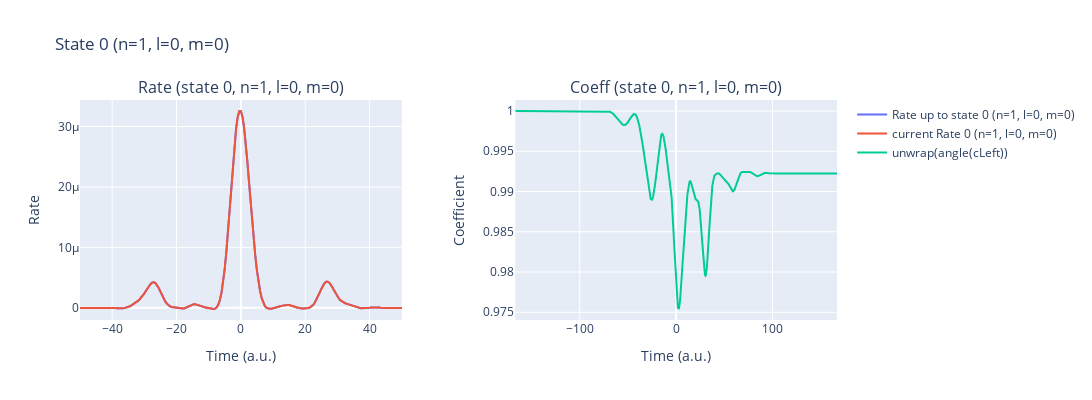

The notebook cell this image was saved under:
### Code cell
%autoreload
params_4 = {
    'E_g': 0.5, 
    'αPol': 4.51, 
    'div_p':2**-4*32, 
    'div_theta':1*8,
    'lam0': 450, 
    'intensity': 8e13, 
    'cep': 0,
    'excitedStates': 1, 
    'coeffType': 'trecx', 
    'gauge': 'length', 
    'get_p_only': True, 
    'only_c0_is_1_rest_normal': True,
    'delay': None, 
    'plotting': True
}

laser_pulses.add_pulse(params_4['lam0'], params_4['intensity'], params_4['cep'], params_4['lam0']/ AtomicUnits.nm / AtomicUnits.speed_of_light)
t_min, t_max = laser_pulses.get_time_interval()
time_recon_4= np.arange(int(t_min), int(t_max)+1, 0.5)

rateExcited_4 = IonRate(time_recon_4, laser_pulses, params_4, dT=0.5/4, kernel_type='exact_SFA', excitedStates=True)
laser_pulses.reset()

### Figure 1 — Plotly figure (JSON) as saved in the notebook; plotly's stock layout.template omitted (floating-point values rounded to 4 significant figures; data arrays with more than 128 entries replaced by an {"elided": "..."} marker saying what was removed)
{"data": [{"mode": "lines", "name": "Rate up to state 0 (n=1, l=0, m=0)", "type": "scatter", "x": {"elided": "666 float values"}, "xaxis": "x", "y": {"elided": "666 float values"}, "yaxis": "y"}, {"mode": "lines", "name": "current Rate 0 (n=1, l=0, m=0)", "type": "scatter", "x": {"elided": "666 float values"}, "xaxis": "x", "y": {"elided": "666 float values"}, "yaxis": "y"}, {"mode": "lines", "name": "unwrap(angle(cLeft))", "type": "scatter", "x": {"elided": "2671 float values"}, "xaxis": "x2", "y": {"elided": "2671 float values"}, "yaxis": "y2"}], "layout": {"annotations": [{"font": {"size": 16}, "showarrow": false, "text": "Rate (state 0, n=1, l=0, m=0)", "x": 0.2125, "xanchor": "center", "xref": "paper", "y": 1, "yanchor": "bottom", "yref": "paper"}, {"font": {"size": 16}, "showarrow": false, "text": "Coeff (state 0, n=1, l=0, m=0)", "x": 0.7875, "xanchor": "center", "xref": "paper", "y": 1, "yanchor": "bottom", "yref": "paper"}], "height": 400, "title": {"text": "State 0 (n=1, l=0, m=0)"}, "width": 1200, "xaxis": {"anchor": "y", "domain": [0, 0.425], "range": [-50, 50], "title": {"text": "Time (a.u.)"}}, "xaxis2": {"anchor": "y2", "domain": [0.575, 1], "title": {"text": "Time (a.u.)"}}, "yaxis": {"anchor": "x", "domain": [0, 1], "title": {"text": "Rate"}}, "yaxis2": {"anchor": "x2", "domain": [0, 1], "title": {"text": "Coefficient"}}}}
